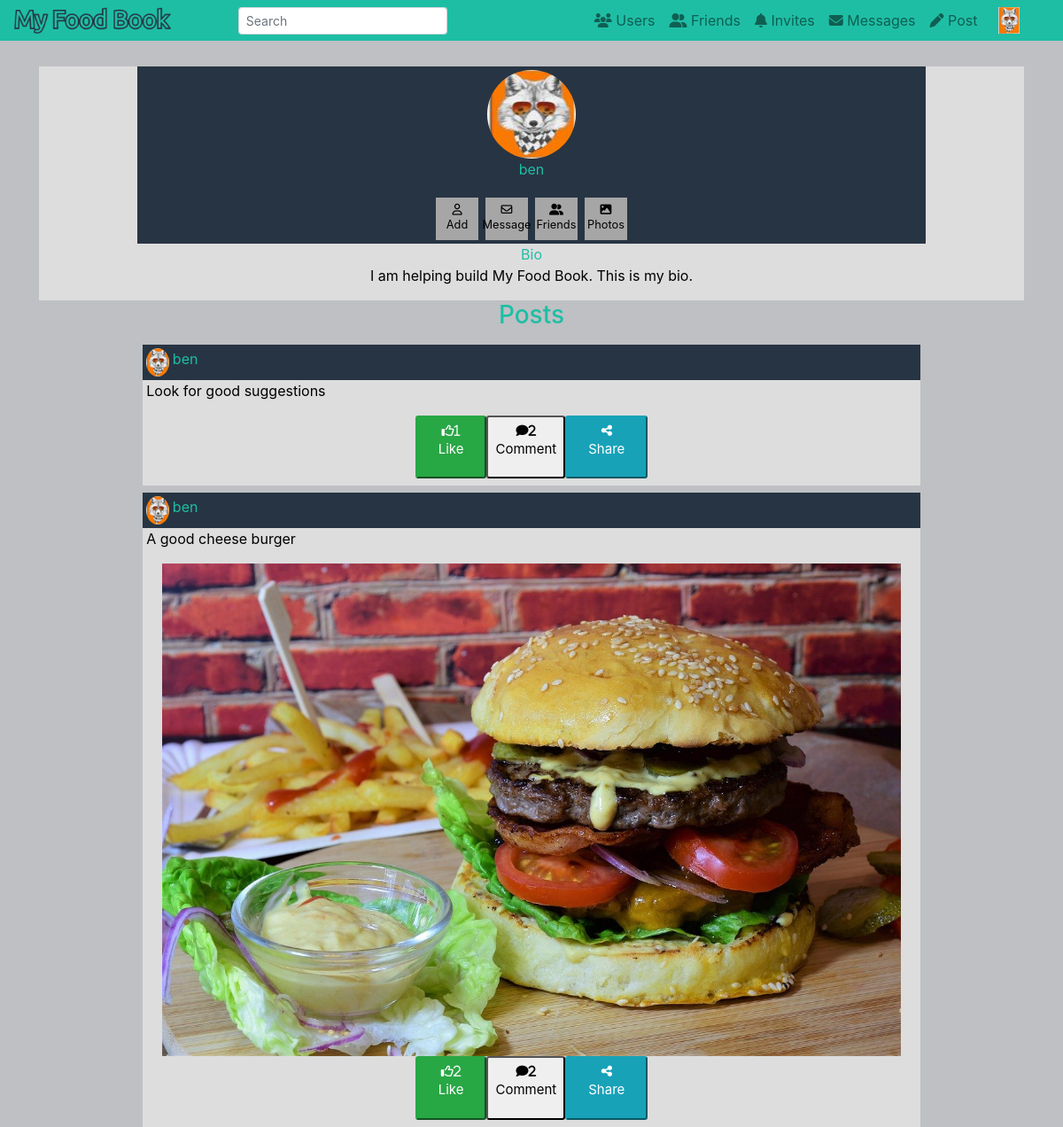
The page /profile/ben (signed in) on the database its author committed.
### foodBookApp/models.py (models this page shows, shortened)
class Profile(models.Model):
    user = models.OneToOneField(User, on_delete=models.CASCADE,blank=False)
    profilePic = models.ImageField(default="default.jpg", upload_to="profile_pics")
    bio = models.TextField(max_length=200, blank=True)
    friends = models.ManyToManyField(User, related_name='friends', blank=True)
    updated = models.DateTimeField(auto_now=True)
    created = models.DateTimeField(auto_now_add=True)
    objects = ProfileManager()

class Post(models.Model):
    user = models.ForeignKey(User, null=True, blank=True, on_delete=models.CASCADE)
    body = models.TextField(max_length=300)
    image = models.ImageField(blank=True, upload_to="post_pics")
    datePosted = models.DateTimeField(default=timezone.now)
    tags = TaggableManager(blank=True)
    likes = models.ManyToManyField(User, related_name='like_post')
    PRIVACY_CHOICES = (
        ('public', 'Public'),
        ('private', 'Private'),
        ('friends', 'Friends Only')
    )
    privacy = models.CharField(max_length=7, choices=PRIVACY_CHOICES, default="Public")
    def total_likes(self):
        return self.likes.all().count()

### foodBookApp/views.py (the view)
# urls.py: path('profile/', food_book_views.PostListView.as_view(),name='my-profile'),
def profile(request, username):
    viewer = Profile.objects.get(user=request.user)
    user = User.objects.get(username=username)
    if not user:
        return redirect('my-profile')
    profile = Profile.objects.get(user=user)
    posts = Post.objects.filter(user=user)
    context={
        'viewer': viewer,
        'username': username,
        'user': user,
        'profile': profile,
        'posts': posts
    }
    return render(request, 'foodBookApp/user-profile.html', context)

### foodBookApp/templates/foodBookApp/user-profile.html (shortened to what this page needs)
{% extends "foodBookApp/base.html"%}
{% block content %}
<div class="post d-flex flex-column align-items-center">
    <div class="profile-body d-flex flex-column align-items-center">
        <div class="profile-header d-flex flex-column align-items-center">
            <img src="{{ user.profile.profilePic.url }}" class="mt-1" id="profile-pic" height="100rem" width="100rem"/>
            <p>{{ user.username }}</p>
            <div class="d-flex flex-row align-items-center">
                <a href="#" class="profile-buttons d-flex flex-column align-items-center">
                    <i class="far fa-user mt-2" job="add-friend" value="{{user.id}}" sender="{{viewer.id}}" id="add-button"></i>
                    <p>Add</p>
                </a>
                <a href="#" class="profile-buttons d-flex flex-column align-items-center">
                    <i class="far fa-envelope mt-2"></i>
                    <p>Message</p>
                </a>
                <a href="#" class="profile-buttons d-flex flex-column align-items-center">
                    <i class="fas fa-user-friends mt-2"></i>
                    <p>Friends</p>
                </a>
                <a href="#" class="profile-buttons d-flex flex-column align-items-center">
                    <i class="fas fa-image mt-2"></i>
                    <p>Photos</p>
                </a>
            </div>
        </div>
        {% if user.profile.bio %}
        Bio
        <p style="color:black;">{{ user.profile.bio }}</p>
        {% endif %}
    </div>
    <h3 style="color:#1ebea5;">Posts</h3>
</div>
    {% if posts %}
<div class="user-feed">
    {% for post in posts reversed %}
                     <div class="post d-flex flex-column align-items-center ">
                        <div class="post-header d-flex flex-row justify-content-between">
                            <div class="d-flex flex-row">
                                <img src="{{ user.profile.profilePic.url }}" class="m-1" id="profile-pic" height="32px"/>
                                <a href="{% url 'my-profile' %}" class="mt-1">{{ user.username }}</a>
                            </div>
                        </div>
                        <div class="post-body">
                           <p class="ml-1">{{ post.body }}</p>
                           {% if post.image %}
                           <img src="{{ post.image.url }}" />
                           {% endif %}
                        <div class="d-flex justify-content-center">
                        <div class="social-buttons pb-2 d-flex justify-content-center">
                            <form action="{% url 'like-post' post.pk %}"  method="POST">
                                <button type="submit", class="btn-success btn-sm pl-4 pr-4" >
                                    <i class="far fa-thumbs-up" job="like" name="post_id" ,value="{{ post.id}}">{{post.total_likes}}</i>
                                    <p class="social-labels">Like</p>
                                </button>
                            </form>
                            <form action="{% url 'view-post' post.pk %}"  method="GET">
                                <button type="submit", class="btn-seconday btn-sm " >
                                    <i class="fas fa-comment " job="comment" post-id=" ">2</i>
                              <p class="social-labels">Comment</p>
                                </button>
                            </form>
                            <form action="{% url 'like-post' post.pk %}"  method="POST">
                                <button type="submit", class="btn-info btn-sm btn-sm pl-4 pr-4" >
                                    <i class="fas fa-share-alt " job="share" post-id=" "></i>
                                    <p class="social-labels ">Share</p>
                                </button>
                            </form>
                        </div>
                        </div>
                      </div>
                     </div>
    {% endfor %}
    {% endif %}
</div>
{% endblock %}

### foodBookApp/templates/foodBookApp/base.html (shortened to what this page needs)
{% load static %}
<!DOCTYPE html>
<html lang="en">
  <head>
    <link rel="stylesheet" href="https://stackpath.bootstrapcdn.com/bootstrap/4.1.3/css/bootstrap.min.css"/>
    <link rel="stylesheet" href="{% static 'foodBookApp/style.css' %}" />
    <link rel="stylesheet" href="https://cdnjs.cloudflare.com/ajax/libs/font-awesome/4.7.0/css/font-awesome.min.css">
  </head>
  <body>
    <div class="container-fluid">
      <div class="fixed-top">
        <nav class="navbar navbar-expand-sm navbar-light main-nav py-0">
          <a href="{% url 'main-feed' %}"><img src="{% static 'foodBookApp/logo.png' %}" class="img-responsive"/></a>
          <div class="dropdown order-sm-last">
            <a class="nav-link dropdown-toggle" href="#" id="navbarDropdown" role="button" data-toggle="dropdown" aria-haspopup="true" aria-expanded="false">
              <img src="{{user.profile.profilePic.url}}" class="img-responsive" height="26px" width="26px"/>
            </a>
          </div>
          <div class="collapse navbar-collapse" id="navbarSupportedContent">
            <ul class="navbar-nav mx-auto">
              <li class="nav-item">
                <form class="form-inline">
                  <input class="form-control form-control-sm mr-sm-2" type="search" placeholder="Search" aria-label="Search">
                </form>
              </li>
            </ul>
            <ul class="navbar-nav ml-auto">
              <li class="nav-item">
                <a class="nav-link" href="{% url 'explore-users' %}" id="explore-users">
                  <i class="fas fa-users"></i>
                  Users
                </a>
              </li>
              <li class="nav-item">
                <a class="nav-link" href="{% url 'my-friends' %}">
                  <i class="fas fa-user-friends"></i>
                  Friends
                </a>
              </li>
              <li class="nav-item">
                <a class="nav-link" href="{% url 'my-invites' %}">
                  <i class="fas fa-bell"></i>
                  Invites
                </a>
              </li>
              <li class="nav-item">
                <a class="nav-link" href="#">
                  <i class="fas fa-envelope"></i>
                  Messages
                </a>
              </li>
              <li class="nav-item">
                <a class="nav-link" href="{% url 'new-post' %}" id="new-post">
                  <i class="fas fa-pen" job="new-post"  ></i>
                  Post
                </a>
              </li>
            </ul>
          </div>
        </nav>
      </div>
    </div>
    <div class="container-fluid ">
        <div class="feed" >
            {% block content %} {% endblock content%}
        </div>
    </div>
  </body>
</html>

### foodBookApp/static/foodBookApp/style.css (style rules this page uses)
body { background-color: #bec0c3; }
.main-nav { background-color: #1ebea5; }
.img-responsive { height: auto; width: auto; max-height: 30px; max-width: 250px; }
.post { display: block; margin-left: auto; margin-right: auto; }
.post-body img { object-fit: cover; width: 95%; height: 95%; display: block; margin-left: auto; margin-right: auto; }
.post-header { width: 75%; height: 2.5rem; background-color: #273443; color: #1ebea5; margin: 0.5rem 0.7rem 0 0.7rem; }
.post-body { background: #dddddd; color: black; margin: 0rem 0.7rem; width: 75%; }
.feed { margin-top: 75px; }
.profile-header { background: #273443; display: block; margin: auto auto; width: 80%; }
.profile-body { background: #dddddd; color: #1ebea5; margin: 0 0.7rem; width: 95%; }
.profile-buttons { height: 3rem; width: 3rem; background: #a6a6a6; color: black; font-size: 0.8rem; display: block; margin: 0.25rem; }
#profile-pic { border-radius: 50%; }
a { color: #1ebea5; }
.social-buttons { font-size: 2rem; width: 3rem; }
.social-labels { font-size: 15px; }

### rows shown on the page
Post: profile.profilePic (picture), body "Look for good suggestions", total_likes "1"
Post: profile.profilePic (picture), body "A good cheese burger", image (picture), total_likes "2"

### other values the page prints
{{ user.username }} "ben"
{{ user.profile.bio }} "I am helping build My Food Book. This is my bio."
